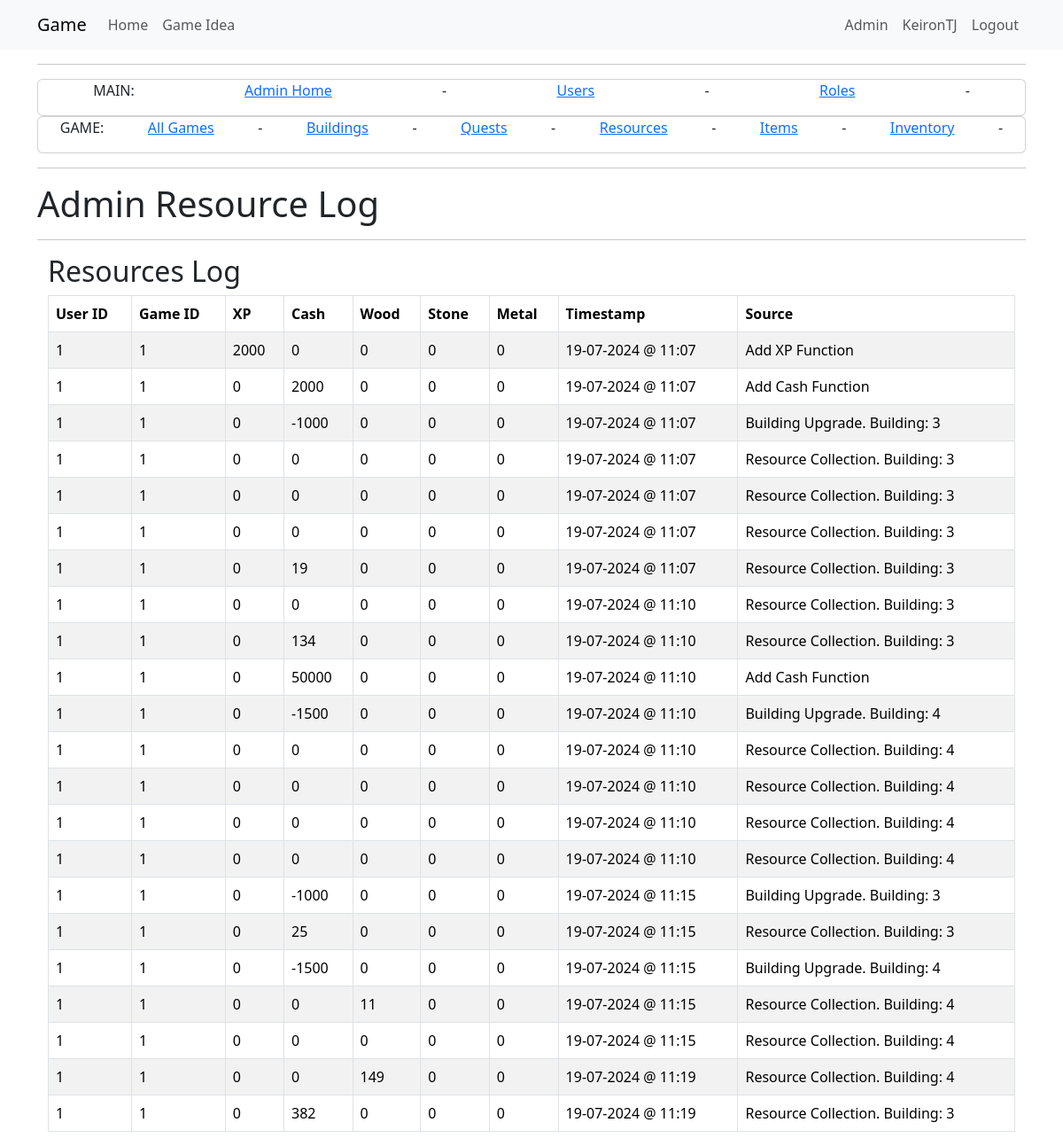
/admin_resourceslog (signed in), run on the app's committed database.
### app/models.py (models this page shows, shortened)
class User(UserMixin, db.Model):
    id = db.Column(Integer, primary_key=True)
    username = db.Column(String(64), index=True, unique=True)
    email = db.Column(String(120), index=True, unique=True)
    password_hash = db.Column(String(256))
    active = db.Column(db.Boolean(), default=True)
    activegame = db.Column(db.Integer, nullable=True)
    game = so.relationship("Game", back_populates="user", cascade="all, delete-orphan")
    role=so.relationship("Role", secondary="user_roles")
    def is_admin(self):
        return 'admin' in [role.name for role in self.role]

class ResourceLog(db.Model):
    __tablename__ = 'resource_log'
    id = db.Column(db.Integer, primary_key=True)
    game_id = db.Column(db.Integer, db.ForeignKey("game.id"))
    cash = db.Column(db.Integer, default=0)
    xp = db.Column(db.Integer, default=0)
    wood = db.Column(db.Integer, default=0)
    stone = db.Column(db.Integer, default=0)
    metal = db.Column(db.Integer, default=0)
    entry_date = db.Column(db.DateTime, default=datetime.now(timezone.utc))
    source = db.Column(db.String(64))
    game = db.relationship("Game", back_populates="resource_logs")

class Game(db.Model):
    __tablename__ = 'game'
    id = db.Column(db.Integer, primary_key=True)
    user_id = db.Column(db.Integer, db.ForeignKey('user.id'), nullable=False)
    game_name = db.Column(db.String(64))
    game_exists = db.Column(db.Boolean, default=True)
    entry_date = db.Column(db.DateTime, default=datetime.now(timezone.utc))
    xp = db.Column(db.Integer, default=0)
    level = db.Column(db.Integer, default=0)
    cash = db.Column(db.Integer, default=0)
    wood = db.Column(db.Integer, default=0)
    stone = db.Column(db.Integer, default=0)
    metal = db.Column(db.Integer, default=0)
    next_level_xp_required = db.Column(db.Integer, default=110)
    user = db.relationship("User", back_populates="game")
    inventories = db.relationship("InventoryUser", back_populates="game")
    quest_progress = db.relationship("QuestProgress", back_populates="game")
    building_progress = db.relationship("BuildingProgress", back_populates="game")
    resource_logs = db.relationship("ResourceLog", back_populates="game")

### app/admin/routes.py (the view)
@bp.route('/admin_resourceslog', methods=['GET', 'POST'])
@login_required
@admin_required
def admin_resourceslog():
    resourcelogs = db.session.query(ResourceLog).all()
    return render_template("admin/game/admin_resourceslog.html",
                           title='Admin Resource Log',
                           resourcelogs=resourcelogs)

### app/models.py (called while the page is built)
@login.user_loader
def load_user(id):
    return db.session.get(User, int(id))

### runserver.py (called while the page is built)
def format_datetime(value, format='%d-%m-%Y @ %H:%M'):
    if value is None:
        return "None"
    return value.strftime(format)

### app/templates/admin/game/admin_resourceslog.html
{% extends "admin/admin_base.html" %}
{% block content2 %}
<div class="Jumbotron">
    <h1>{{ title }}</h1>
</div>
<hr />
<div class="container">
    <h2>Resources Log</h2>
    <table class="table table-striped table-bordered">
        <thead>
            <tr>
                <th>User ID</th>
                <th>Game ID</th>
                <th>XP</th>
                <th>Cash</th>
                <th>Wood</th>
                <th>Stone</th>
                <th>Metal</th>
                <th>Timestamp</th>
                <th>Source</th>
            </tr>
        </thead>
        <tbody>
            {% for resourcelog in resourcelogs %}
            <tr>
                <td>{{ resourcelog.game.user_id }}</td>
                <td>{{ resourcelog.game.id }}</td>
                <td>{{ resourcelog.xp }}</td>
                <td>{{ resourcelog.cash }}</td>
                <td>{{ resourcelog.wood }}</td>
                <td>{{ resourcelog.stone }}</td>
                <td>{{ resourcelog.metal }}</td>
                <td>{{ resourcelog.entry_date|datetime|default('N/A', true) }}</td>
                <td>{{ resourcelog.source }}</td>
            </tr>
            {% endfor %}
        </tbody>
    </table>
</div>
{% endblock %}

### app/templates/base.html (shortened to what this page needs)
<!doctype html>
<html lang="en">
<head>
    <link href="https://cdn.jsdelivr.net/npm/bootstrap@5.3.2/dist/css/bootstrap.min.css"
          rel="stylesheet"
>
    <link rel="stylesheet" href="{{ url_for('static', filename='style.css') }}">
</head>
<body>
    <nav class="navbar navbar-expand-lg bg-body-tertiary">
        <div class="container">
            <a class="navbar-brand" href="{{ url_for('main.index') }}">Game</a>
            <div class="collapse navbar-collapse" id="navbarSupportedContent">
                <ul class="navbar-nav me-auto mb-2 mb-lg-0">
                    <li class="nav-item">
                        <a class="nav-link" aria-current="page" href="{{ url_for('main.index') }}">Home</a>
                    </li>
                    {% if not current_user.is_authenticated or current_user.activegame == None    %}
                    <li class="nav-item">
                        <a class="nav-link" aria-current="page" href="{{ url_for('game.startmenu') }}">Game Idea</a>
                    </li>
                    {% else %}
                    <li class="nav-item">
                        <a class="nav-link" aria-current="page" href="{{ url_for('game.play', game_id=current_user.activegame) }}">Game Idea</a>
                    </li>
                    {% endif %}
                </ul>
                <ul class="navbar-nav mb-2 mb-lg-0">
                    {% if current_user.is_anonymous %}
                    <li class="nav-item">
                        <a class="nav-link" aria-current="page" href="{{ url_for('auth.login') }}">Login</a>
                    </li>
                    {% else %}
                    {% if current_user.is_admin() %}
                    <li class="nav-item">
                        <a class="nav-link" aria-current="page" href="{{ url_for('admin.admin_home') }}">Admin</a>
                    </li>
                    {% endif %}
                    <li class="nav-item">
                        <a class="nav-link" aria-current="page" href="{{ url_for('main.view_profile', user_id=current_user.id) }}">{{ current_user.username }}</a>
                    </li>
                    <li class="nav-item">
                        <a class="nav-link" aria-current="page" href="{{ url_for('auth.logout') }}">Logout</a>
                    </li>
                    {% endif %}
                </ul>
            </div>
        </div>
    </nav>
    <div class="container mt-3">
        {% block content %}{% endblock %}
    </div>
</body>
</html>

### data on the page
User: username "KeironTJ"
ResourceLog: game.user_id "1", game.id "1", xp "2000", cash "0", wood "0", stone "0", metal "0", entry_date "19-07-2024 @ 11:07", source "Add XP Function"
ResourceLog: game.user_id "1", game.id "1", xp "0", cash "2000", wood "0", stone "0", metal "0", entry_date "19-07-2024 @ 11:07", source "Add Cash Function"
ResourceLog: game.user_id "1", game.id "1", xp "0", cash "-1000", wood "0", stone "0", metal "0", entry_date "19-07-2024 @ 11:07", source "Building Upgrade. Building: 3"
ResourceLog: game.user_id "1", game.id "1", xp "0", cash "0", wood "0", stone "0", metal "0", entry_date "19-07-2024 @ 11:07", source "Resource Collection. Building: 3"
ResourceLog: game.user_id "1", game.id "1", xp "0", cash "0", wood "0", stone "0", metal "0", entry_date "19-07-2024 @ 11:07", source "Resource Collection. Building: 3"
ResourceLog: game.user_id "1", game.id "1", xp "0", cash "0", wood "0", stone "0", metal "0", entry_date "19-07-2024 @ 11:07", source "Resource Collection. Building: 3"
ResourceLog: game.user_id "1", game.id "1", xp "0", cash "19", wood "0", stone "0", metal "0", entry_date "19-07-2024 @ 11:07", source "Resource Collection. Building: 3"
ResourceLog: game.user_id "1", game.id "1", xp "0", cash "0", wood "0", stone "0", metal "0", entry_date "19-07-2024 @ 11:10", source "Resource Collection. Building: 3"
ResourceLog: game.user_id "1", game.id "1", xp "0", cash "134", wood "0", stone "0", metal "0", entry_date "19-07-2024 @ 11:10", source "Resource Collection. Building: 3"
ResourceLog: game.user_id "1", game.id "1", xp "0", cash "50000", wood "0", stone "0", metal "0", entry_date "19-07-2024 @ 11:10", source "Add Cash Function"
ResourceLog: game.user_id "1", game.id "1", xp "0", cash "-1500", wood "0", stone "0", metal "0", entry_date "19-07-2024 @ 11:10", source "Building Upgrade. Building: 4"
ResourceLog: game.user_id "1", game.id "1", xp "0", cash "0", wood "0", stone "0", metal "0", entry_date "19-07-2024 @ 11:10", source "Resource Collection. Building: 4"
ResourceLog: game.user_id "1", game.id "1", xp "0", cash "0", wood "0", stone "0", metal "0", entry_date "19-07-2024 @ 11:10", source "Resource Collection. Building: 4"
ResourceLog: game.user_id "1", game.id "1", xp "0", cash "0", wood "0", stone "0", metal "0", entry_date "19-07-2024 @ 11:10", source "Resource Collection. Building: 4"
ResourceLog: game.user_id "1", game.id "1", xp "0", cash "0", wood "0", stone "0", metal "0", entry_date "19-07-2024 @ 11:10", source "Resource Collection. Building: 4"
ResourceLog: game.user_id "1", game.id "1", xp "0", cash "-1000", wood "0", stone "0", metal "0", entry_date "19-07-2024 @ 11:15", source "Building Upgrade. Building: 3"
ResourceLog: game.user_id "1", game.id "1", xp "0", cash "25", wood "0", stone "0", metal "0", entry_date "19-07-2024 @ 11:15", source "Resource Collection. Building: 3"
ResourceLog: game.user_id "1", game.id "1", xp "0", cash "-1500", wood "0", stone "0", metal "0", entry_date "19-07-2024 @ 11:15", source "Building Upgrade. Building: 4"
ResourceLog: game.user_id "1", game.id "1", xp "0", cash "0", wood "11", stone "0", metal "0", entry_date "19-07-2024 @ 11:15", source "Resource Collection. Building: 4"
ResourceLog: game.user_id "1", game.id "1", xp "0", cash "0", wood "0", stone "0", metal "0", entry_date "19-07-2024 @ 11:15", source "Resource Collection. Building: 4"
ResourceLog: game.user_id "1", game.id "1", xp "0", cash "0", wood "149", stone "0", metal "0", entry_date "19-07-2024 @ 11:19", source "Resource Collection. Building: 4"
ResourceLog: game.user_id "1", game.id "1", xp "0", cash "382", wood "0", stone "0", metal "0", entry_date "19-07-2024 @ 11:19", source "Resource Collection. Building: 3"

### other printed values
{{ title }} "Admin Resource Log"
